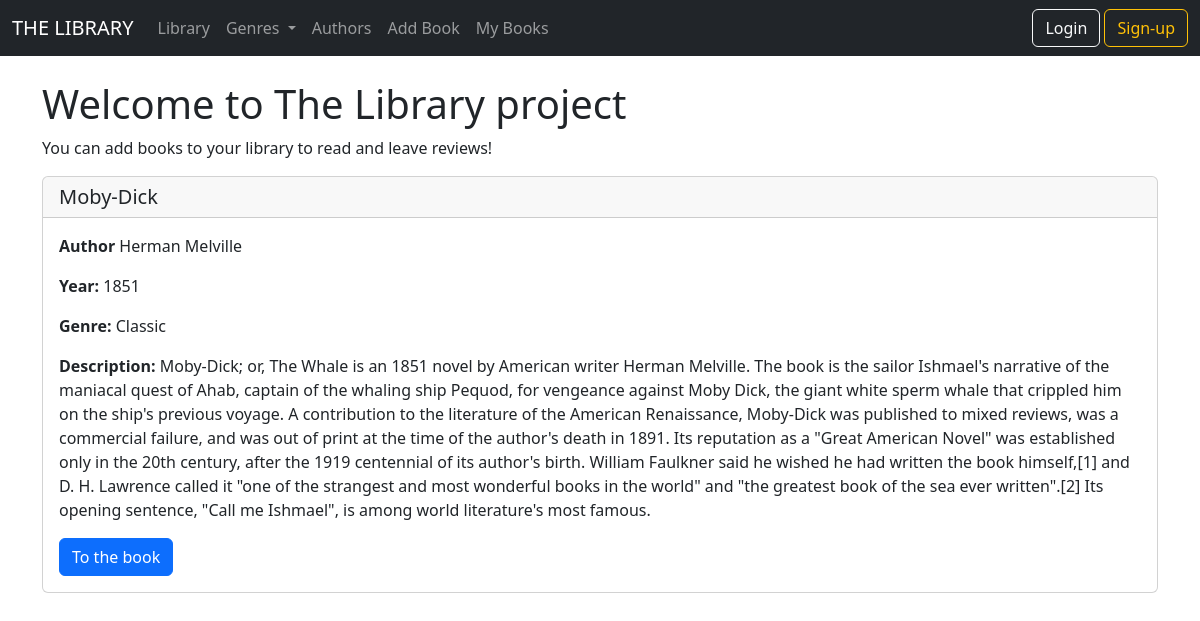
Page /home on the earlier database version.
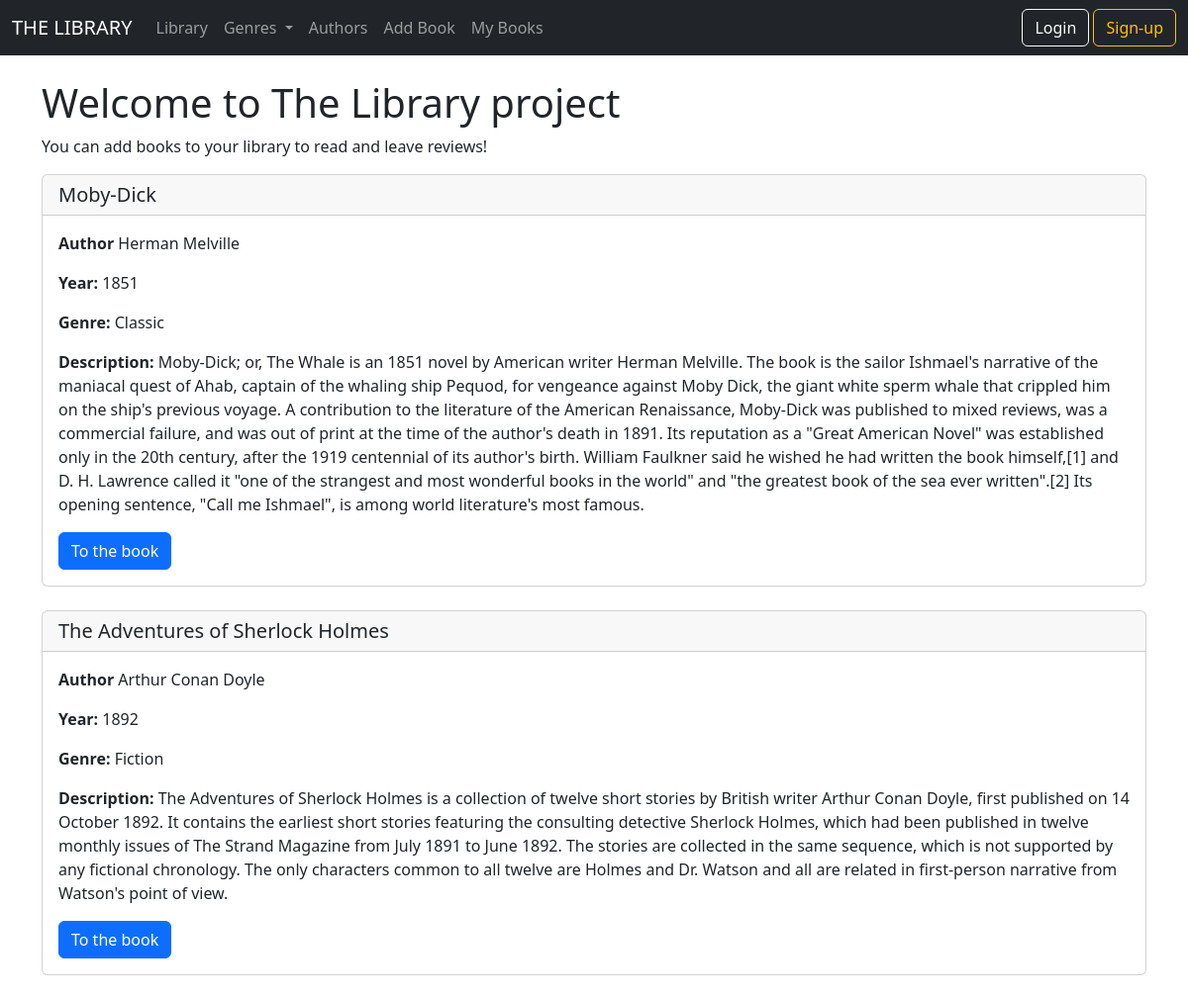
Same page on the later database version.
### models/db_models.py (models this page shows)
class Book(db.Model):
    id = db.Column(db.Integer, primary_key=True)
    title = db.Column(db.String(100), nullable=False, unique=False)
    author_name = db.Column(db.String(100), nullable=False, unique=False)
    author_surname = db.Column(db.String(100), nullable=True, unique=False)
    year = db.Column(db.String(100), nullable=False, unique=False)
    genre = db.Column(db.String(50), nullable=False, unique=False)
    description = db.Column(db.Text)
    reviews = db.relationship("Review", backref='reviewed_book')
    reader = db.relationship("Library", backref='stored_book')

### main.py (the view)
@app.route('/home')
def home():
    books = Book.query.order_by(Book.id)
    return render_template("home.html", books=books)

### templates/home.html (shortened to what this page needs)
{% extends 'base.html'%}
{% block content %}
<br>
<h1>Welcome to The Library project</h1>
<p>You can add books to your library to read and leave reviews!</p>
    {% for book in books %}
    <div class="card">
      <h5 class="card-header"> {{book.title}}</h5>
      <div class="card-body">
          <p class="card-text"><strong>Author</strong> {{book.author_name}} {{book.author_surname}}</p>
          <p class="card-text"><strong>Year:</strong> {{book.year}}</p>
          <p class="card-text"><strong>Genre:</strong> {{book.genre}}</p>
          <p class="card-text"><strong>Description:</strong> {{book.description}}</p>
        <a href={{url_for('book', id=book.id)}}  class="btn btn-primary">To the book</a>
      </div>
    </div>
    <br>
    {% endfor %}
{% endblock %}

### templates/base.html (shortened to what this page needs)
<!doctype html>
<html lang="en">
  <head>
    <link href="https://cdn.jsdelivr.net/npm/bootstrap@5.3.0-alpha1/dist/css/bootstrap.min.css" rel="stylesheet">
  </head>
  <body>
  {% include "navbar.html" %}
  <div class="container">
    {%block content%}
    {% endblock %}
  </div>
  </body>
</html>

### templates/navbar.html (shortened to what this page needs)
<nav class="navbar navbar-expand-lg bg-dark navbar-dark">
  <div class="container-fluid">
    <a class="navbar-brand" href="{{url_for('home')}}">THE LIBRARY</a>
    <div class="collapse navbar-collapse" id="navbarSupportedContent">
      <ul class="navbar-nav me-auto mb-2 mb-lg-0">
        <li class="nav-item">
          <a class="nav-link" aria-current="page" href="{{url_for('home')}}">Library</a>
        </li>
        <li class="nav-item dropdown">
          <a class="nav-link dropdown-toggle" href="#" role="button" data-bs-toggle="dropdown" aria-expanded="false">
            Genres
          </a>
        </li>
        <li class="nav-item">
          <a class="nav-link" href="{{url_for('authors')}}">Authors</a>
        </li>
        <li class="nav-item">
          <a class="nav-link" href="{{url_for('addbook')}}">Add Book</a>
        </li>
        <li class="nav-item">
          <a class="nav-link" href="{{url_for('my_books')}}">My Books</a>
        </li>
      </ul>
      <ul class="nav justify-content-end">
      <li class="nav-item">
        {%if current_user.is_authenticated %}
        <a href="{{url_for('logout')}}"><button class="btn btn-outline-danger" type="submit">Logout</button></a>
        {% else %}
        <a href="{{url_for('login')}}"><button class="btn btn-outline-light" type="submit">Login</button></a>
        <a href="{{url_for('signup')}}"><button type="button" class="btn btn-outline-warning">Sign-up</button></a>
        {% endif %}
      </li>
      </ul>
    </div>
  </div>
</nav>

Differences in the rows shown:
added Book: title "The Adventures of Sherlock Holmes", author_name "Arthur", author_surname "Conan Doyle", year "1892", genre "Fiction", description "The Adventures of Sherlock Holmes is a collection of twelve short stories by British writer Arthur Conan Doyle, first published on 14 October 1892. It contains the earliest short stories featuring the consulting detective Sherlock Holmes, which had been published in twelve monthly issues of The Strand Magazine from July 1891 to June 1892. The stories are collected in the same sequence, which is not supported by any fictional chronology. The only characters common to all twelve are Holmes and Dr. Watson and all are related in first-person narrative from Watson's point of view."
